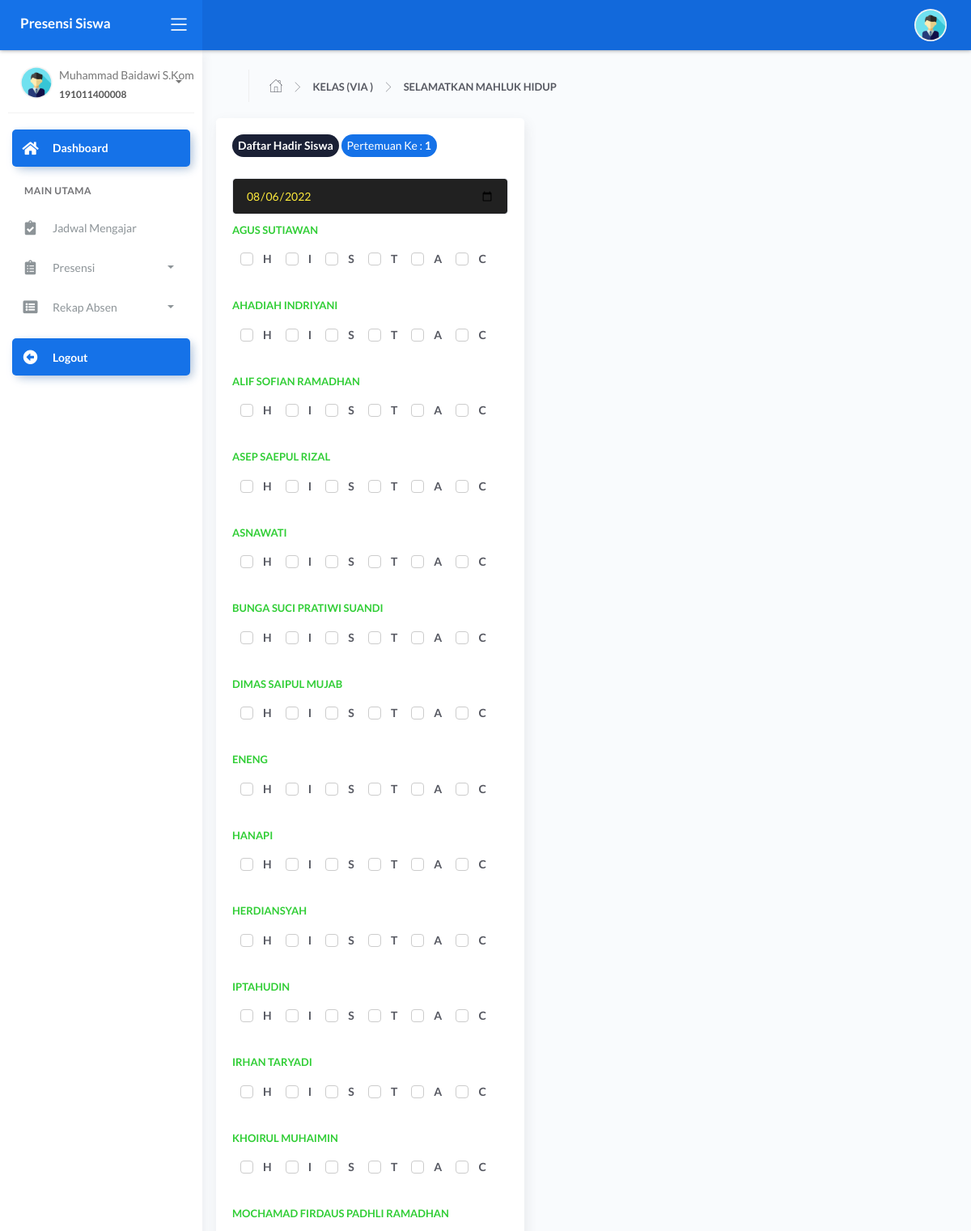
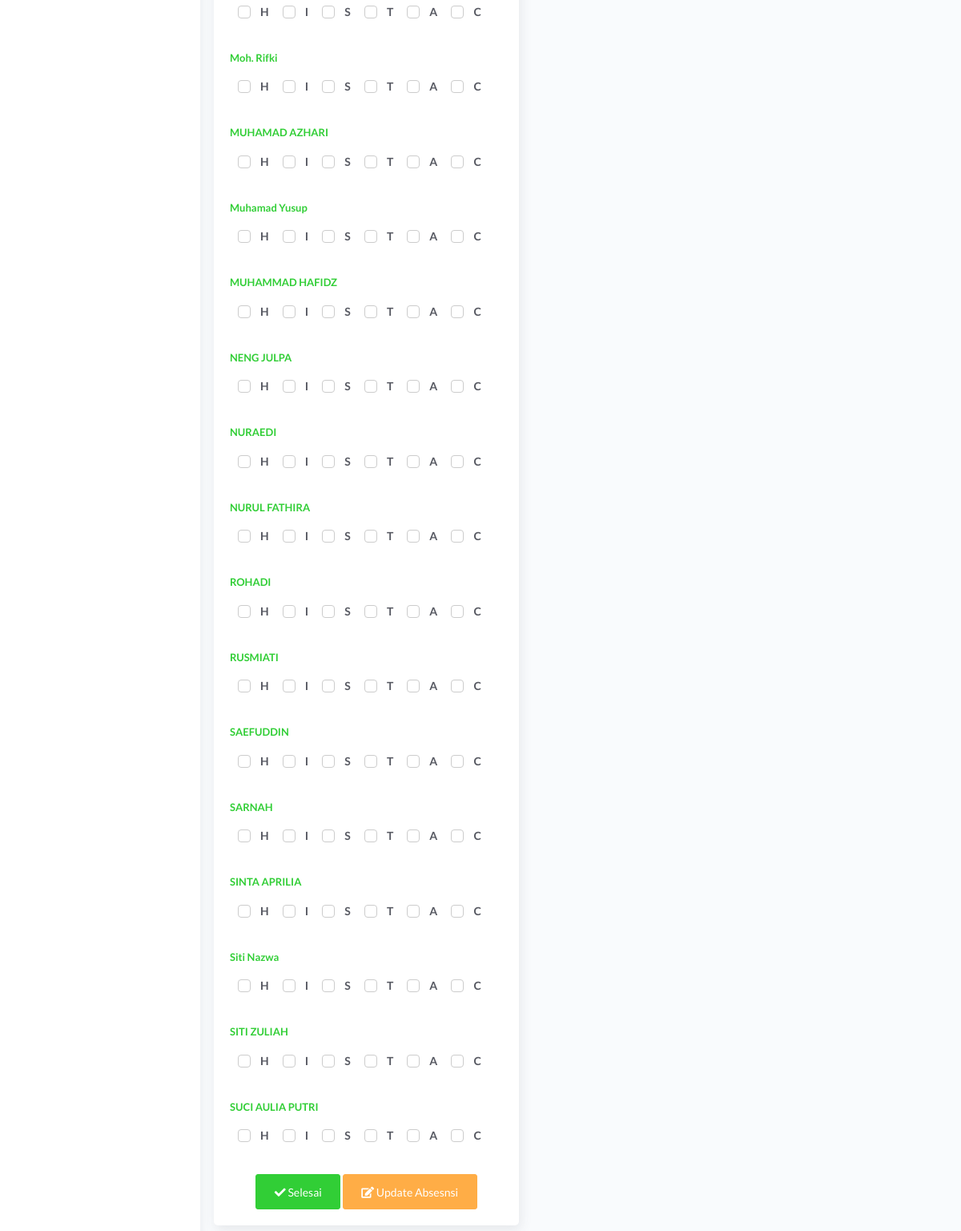
Page /guru/index.php?page=absen&pelajaran=11 (signed in) on the committed database (2 pictures, top to bottom).
### tables this page shows
CREATE TABLE `tb_guru` (
  `id_guru` int(11) NOT NULL,
  `nip` varchar(15) NOT NULL,
  `nama_guru` varchar(120) NOT NULL,
  `email` varchar(65) NOT NULL,
  `password` varchar(100) NOT NULL,
  `foto` varchar(255) NOT NULL,
  `status` varchar(5) NOT NULL
);

CREATE TABLE `tb_mkelas` (
  `id_mkelas` int(11) NOT NULL,
  `kd_kelas` varchar(40) NOT NULL,
  `nama_kelas` varchar(40) NOT NULL
);

CREATE TABLE `tb_master_mapel` (
  `id_mapel` int(11) NOT NULL,
  `kode_mapel` varchar(40) NOT NULL,
  `mapel` varchar(60) NOT NULL
);

CREATE TABLE `tb_siswa` (
  `id_siswa` int(11) NOT NULL,
  `nis` varchar(60) NOT NULL,
  `nama_siswa` varchar(120) NOT NULL,
  `tempat_lahir` varchar(100) NOT NULL,
  `tgl_lahir` date NOT NULL,
  `jk` varchar(30) NOT NULL,
  `alamat` text NOT NULL,
  `password` varchar(255) NOT NULL,
  `foto` varchar(255) NOT NULL,
  `status` varchar(15) NOT NULL,
  `th_angkatan` year(4) NOT NULL,
  `id_mkelas` int(11) NOT NULL
);

### guru/modul/absen/absen_kelas.php (the view, shortened to what this page needs)
<?php
$kelasMengajar = mysqli_query($con,"SELECT * FROM tb_mengajar
INNER JOIN tb_master_mapel ON tb_mengajar.id_mapel=tb_master_mapel.id_mapel
INNER JOIN tb_mkelas ON tb_mengajar.id_mkelas=tb_mkelas.id_mkelas
INNER JOIN tb_semester ON tb_mengajar.id_semester=tb_semester.id_semester
INNER JOIN tb_thajaran ON tb_mengajar.id_thajaran=tb_thajaran.id_thajaran
WHERE tb_mengajar.id_guru='$data[id_guru]' AND tb_mengajar.id_mengajar='$_GET[pelajaran]'  AND tb_thajaran.status=1  ");
foreach ($kelasMengajar as $d)
	?>
<div class="page-inner">
	<div class="page-header">
<ul class="breadcrumbs" style="font-weight: bold;">
<li class="nav-home">
<a href="#">
<i class="flaticon-home"></i>
</a>
</li>
<li class="separator">
<i class="flaticon-right-arrow"></i>
</li>
<li class="nav-item">
<a href="#">KELAS (<?=strtoupper($d['nama_kelas']) ?> )</a>
</li>
<li class="separator">
<i class="flaticon-right-arrow"></i>
</li>
<li class="nav-item">
<a href="#"><?=strtoupper($d['mapel']) ?></a>
</li>
</ul>
</div>
					<div class="row">
						<?php
								$last_pertemuan = mysqli_query($con,"SELECT * FROM _logabsensi WHERE id_mengajar='$_GET[pelajaran]' GROUP BY pertemuan_ke ORDER BY pertemuan_ke DESC LIMIT 1  ");
								$cekPertemuan = mysqli_num_rows($last_pertemuan);
								$jml = mysqli_fetch_array($last_pertemuan);
								if ($cekPertemuan > 0 ) {
								$pertemuan = $jml['pertemuan_ke']+1;
								}else{
								 $pertemuan = 1;
								}
								?>
							<div class="card">
								<div class="card-body">
									<form action="" method="post">
									<p>
									<span class="badge badge-default" style="padding: 7px;font-size: 14px;"><b>Daftar Hadir Siswa</b>
									</span>
									<span class="badge badge-primary" style="padding: 7px;font-size: 14px;">
									Pertemuan Ke : <b><?=$pertemuan; ?></b>
									</span>
									</p>
									<div class="card-list">
									<input type="date" name="tgl" class="form-control" value="<?=date('Y-m-d') ?>" style="background-color: #212121;color: #FFEB3B;">
										<?php
										$siswa = mysqli_query($con,"SELECT * FROM tb_siswa WHERE id_mkelas='$d[id_mkelas]' ORDER BY id_siswa ASC ");
										foreach ($siswa as $i =>$s) {?>
										<div class="item-list">
											<div class="info-user">
												<div class="username">
													<b class="text-success"><?=$s['nama_siswa'] ?></b>
												</div>
												<div class="status mt-0">
													<div class="form-check">
														<label class="form-check-label">
														<span class="form-check-sign">H</span>
														</label>
														<label class="form-check-label">
														<span class="form-check-sign">I</span>
														</label>
															<label class="form-check-label">
														<span class="form-check-sign">S</span>
														</label>
														<label class="form-check-label">
														<span class="form-check-sign">T</span>
														</label>
														<label class="form-check-label">
														<span class="form-check-sign">A</span>
														</label>
														<label class="form-check-label">
														<span class="form-check-sign">C</span>
														</label>
													</div>
												</div>
											</div>
										</div>
									<?php } ?>
									</div>
									<center>
										<button type="submit" name="absen" class="btn btn-success">
										<i class="fa fa-check"></i> Selesai
									</button>
									<a href="?page=absen&act=update&pelajaran=<?=$_GET['pelajaran']; ?>" class="btn btn-warning"><i class="fas fa-edit"></i> Update Absesnsi</a>
									</center>
								</div>
							</div>
						</div>
					</div>
				</div>

### guru/index.php (shortened to what this page needs)
<?php
 include '../config/db.php';
?> <script>
   <?php
$id_login = @$_SESSION['guru'];
$sql = mysqli_query($con,"SELECT * FROM tb_guru
 WHERE id_guru = '$id_login'") or die(mysqli_error($con));
$data = mysqli_fetch_array($sql);
$mengajar = mysqli_query($con,"SELECT * FROM tb_mengajar
INNER JOIN tb_master_mapel ON tb_mengajar.id_mapel=tb_master_mapel.id_mapel
INNER JOIN tb_mkelas ON tb_mengajar.id_mkelas=tb_mkelas.id_mkelas
INNER JOIN tb_semester ON tb_mengajar.id_semester=tb_semester.id_semester
INNER JOIN tb_thajaran ON tb_mengajar.id_thajaran=tb_thajaran.id_thajaran
WHERE tb_mengajar.id_guru='$data[id_guru]' AND tb_thajaran.status=1 ");
?>
<!DOCTYPE html>
<html lang="en">
<head>
	<link rel="stylesheet" href="../assets/css/bootstrap.min.css">
	<link rel="stylesheet" href="../assets/css/atlantis.min.css">
	<link rel="stylesheet" href="../assets/css/demo.css">
</head>
<body>
	<div class="wrapper">
		<div class="main-header">
			<div class="logo-header" data-background-color="blue">
				<a href="index.php" class="logo">
					<b class="text-white">Presensi Siswa</b>
				</a>
				<div class="nav-toggle">
					<button class="btn btn-toggle toggle-sidebar">
						<i class="icon-menu"></i>
					</button>
				</div>
			</div>
			<nav class="navbar navbar-header navbar-expand-lg" data-background-color="blue2">
				<div class="container-fluid">
					<ul class="navbar-nav topbar-nav ml-md-auto align-items-center">
						<li class="nav-item dropdown hidden-caret">
							<a class="dropdown-toggle profile-pic" data-toggle="dropdown" href="#" aria-expanded="false">
								<div class="avatar-sm">
									<img src="../assets/img/user/<?=$data['foto'] ?>" alt="..." class="avatar-img rounded-circle">
								</div>
							</a>
						</li>
					</ul>
				</div>
			</nav>
		</div>
		<div class="sidebar sidebar-style-2">
			<div class="sidebar-wrapper scrollbar scrollbar-inner">
				<div class="sidebar-content">
					<div class="user">
						<div class="avatar-sm float-left mr-2">
							<img src="../assets/img/user/<?=$data['foto'] ?>" alt="..." class="avatar-img rounded-circle">
						</div>
						<div class="info">
							<a data-toggle="collapse" href="#collapseExample" aria-expanded="true">
								<span>
									<?=$data['nama_guru'] ?>
									<span class="user-level"><?=$data['nip'] ?></span>
									<span class="caret"></span>
								</span>
							</a>
						</div>
					</div>
					<ul class="nav nav-primary">
						<li class="nav-item active">
							<a href="index.php" class="collapsed">
								<i class="fas fa-home"></i>
								<p>Dashboard</p>
							</a>
						</li>
						<li class="nav-section">
							<h4 class="text-section">Main Utama</h4>
						</li>
						<li class="nav-item">
							<a href="?page=jadwal">
								<i class="fas fa-clipboard-check"></i>
								<p>Jadwal Mengajar</p>
							</a>
						</li>
						<li class="nav-item">
							<a data-toggle="collapse" href="#sidebarLayouts">
								<i class="fas fa-clipboard-list
"></i>
								<p>Presensi</p>
								<span class="caret"></span>
							</a>
						</li>
							<li class="nav-item">
							<a data-toggle="collapse" href="#rekapAbsen">
								<i class="fas fa-list-alt"></i>
								<p>Rekap Absen</p>
								<span class="caret"></span>
							</a>
						</li>
						<li class="nav-item active mt-3">
							<a href="logout.php" class="collapsed">
								<i class="fas fa-arrow-alt-circle-left"></i>
								<p>Logout</p>
							</a>
						</li>
					</ul>
				</div>
			</div>
		</div>
		<div class="main-panel">
			<div class="content">
				<?php
				$page= @$_GET['page'];
				$act = @$_GET['act'];
				if ($page=='absen') {
					if ($act=='') {
						include 'modul/absen/absen_kelas.php';
					}elseif ($act=='surat_view') {
						include 'modul/absen/view_surat_izin.php';
					}elseif ($act=='konfirmasi') {
						include 'modul/absen/konfirmasi_izin.php';
					}elseif ($act=='update') {
						include 'modul/absen/absen_kelas_update.php';
					}
				}elseif ($page=='rekap') {
					if ($act=='') {
						include 'modul/rekap/rekap_absen.php';
					}
				}elseif ($page=='jadwal') {
					if ($act=='') {
						include 'modul/jadwal/jadwal_megajar.php';
					}
				}elseif ($page=='akun') {
					include 'modul/akun/akun.php';
				}
				elseif ($page=='') {
					include 'modul/home.php';
				}else{
					echo "<b>Tidak ada Halaman</b>";
				}
				 ?>
			</div>
		<footer class="footer">
				<div class="container">
					<div class="copyright ml-auto">
						&copy; <?php echo date('Y');?> Absensi Siswa SDN Paku Jaya 02 (<a href="index.php">Officialdansk </a> | 2022)
					</div>
				</div>
			</footer>
		</div>
</body>
</html>

### rows in the picture
tb_guru: foto (picture), nama_guru "Muhammad Baidawi S.Kom", nip "191011400008"
tb_mkelas: nama_kelas "VIA"
tb_master_mapel: mapel "SELAMATKAN MAHLUK HIDUP"
tb_siswa: nama_siswa "AGUS SUTIAWAN"
tb_siswa: nama_siswa "AHADIAH INDRIYANI"
tb_siswa: nama_siswa "ALIF SOFIAN RAMADHAN"
tb_siswa: nama_siswa "ASEP SAEPUL RIZAL"
tb_siswa: nama_siswa "ASNAWATI"
tb_siswa: nama_siswa "BUNGA SUCI PRATIWI SUANDI"
tb_siswa: nama_siswa "DIMAS SAIPUL MUJAB"
tb_siswa: nama_siswa "ENENG"
tb_siswa: nama_siswa "HANAPI"
tb_siswa: nama_siswa "HERDIANSYAH"
tb_siswa: nama_siswa "IPTAHUDIN"
tb_siswa: nama_siswa "IRHAN TARYADI"
tb_siswa: nama_siswa "KHOIRUL MUHAIMIN"
tb_siswa: nama_siswa "MOCHAMAD FIRDAUS PADHLI RAMADHAN"
tb_siswa: nama_siswa "Moh. Rifki"
tb_siswa: nama_siswa "MUHAMAD AZHARI"
tb_siswa: nama_siswa "Muhamad Yusup"
tb_siswa: nama_siswa "MUHAMMAD HAFIDZ"
tb_siswa: nama_siswa "NENG JULPA"
tb_siswa: nama_siswa "NURAEDI"
tb_siswa: nama_siswa "NURUL FATHIRA"
tb_siswa: nama_siswa "ROHADI"
tb_siswa: nama_siswa "RUSMIATI"
tb_siswa: nama_siswa "SAEFUDDIN"
tb_siswa: nama_siswa "SARNAH"
tb_siswa: nama_siswa "SINTA APRILIA"
tb_siswa: nama_siswa "Siti Nazwa"
tb_siswa: nama_siswa "SITI ZULIAH"
tb_siswa: nama_siswa "SUCI AULIA PUTRI"

### other values in the picture
$pertemuan "1"
